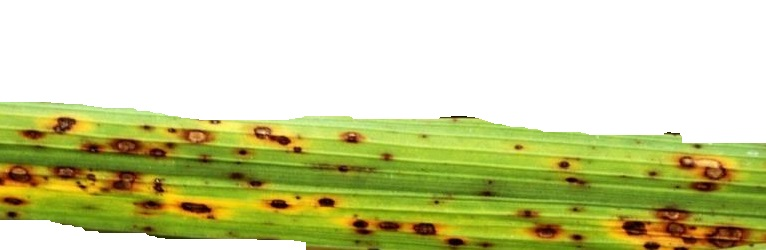
#> input picture RiceLeaf Diseases Classification/data/Brown_spot/DSC_0100.jpg, 766 x 250 px, found by its file name
$ jupyter execute dataPreparation.ipynb   (shell and % lines are left out)
#> lines starting #> are read from the running program, lines starting #| are printed output that depends on the picture
[cell 1]
import numpy as np
import matplotlib.pyplot as plt
from skimage import io

[cell 2]
# Load Image
image = io.imread(r".\data\Brown_spot\DSC_0100.jpg")
#> image is the input picture: shape (250, 766, 3); mean R, G, B 202.8, 207, 151.5
image.shape, image[0,0]
#> Out = ((250, 766, 3), [255, 255, 255])

[cell 3]
250* 766* 3
plt.imshow(image)

[cell 4]
# Gray image
from skimage import color
gray_image = color.rgb2gray(image)
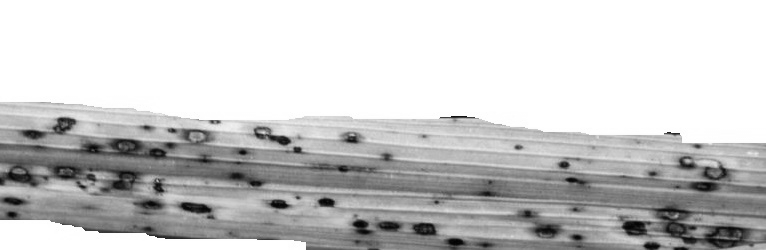
#> gray_image: shape (250, 766) float64; min 0.00917, max 1, mean 0.792
gray_image.shape, gray_image[0, 0]
#> Out = ((250, 766), 1)

[cell 5]
250 * 766
plt.imshow(gray_image, cmap='gray')

[cell 6]
# Resizing
from skimage import transform
resized_image = transform.resize(gray_image, (28,28))
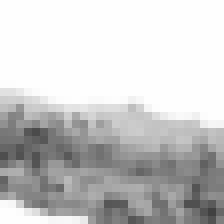
#> resized_image: shape (28, 28) float64 (shown 8 times larger); min 0.258, max 1, mean 0.792
resized_image.shape
#> Out = (28, 28)

[cell 7]
plt.imshow(resized_image, cmap='gray')

[cell 8]
resized_image.ravel().shape
#> Out = (784,)

[cell 9]
# Pipeline For Image to feature Vector
import os
labels = ['Bacterial_leaf_blight', 'Brown_spot', 'Leaf_smut']
images_Vector = []
for d in os.listdir('data'):
    for image in os.listdir(f'data\\{d}'):
        #Loading Image
        img = io.imread(f'data\\{d}\\{image}')
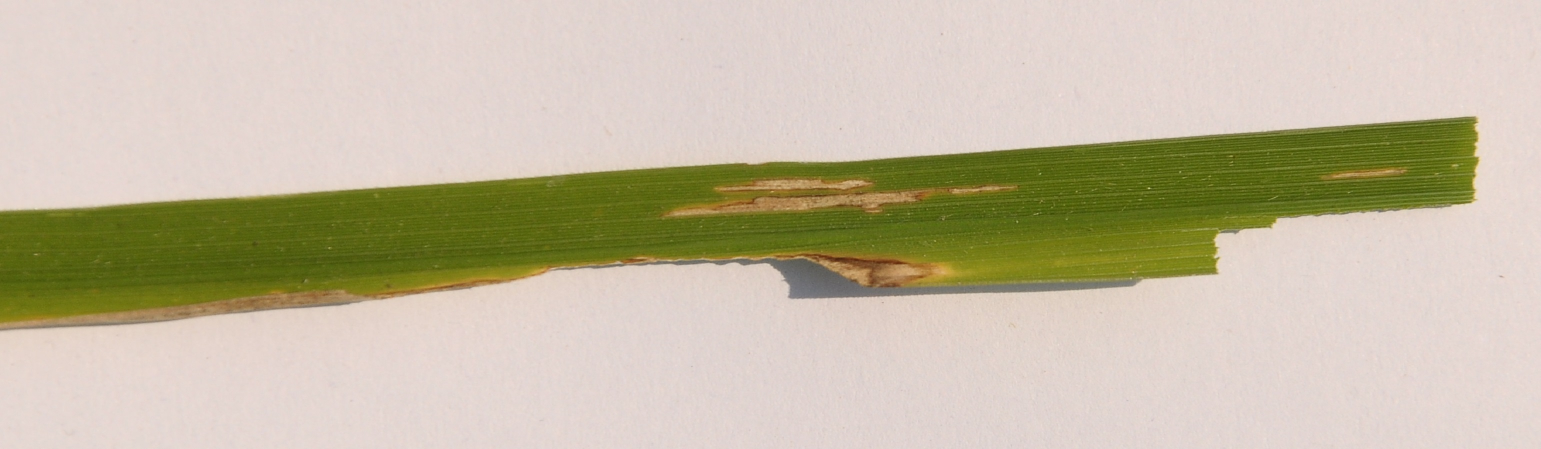
#> input picture RiceLeaf Diseases Classification/data/Bacterial_leaf_blight/DSC_0365.JPG, 3081 x 897 px, found by its file name (shown at 1/2 size)
#> img is the input picture: shape (897, 3081, 3); mean R, G, B 196.8, 187.4, 163.8
        # To Gray
        gray_img = color.rgb2gray(img)
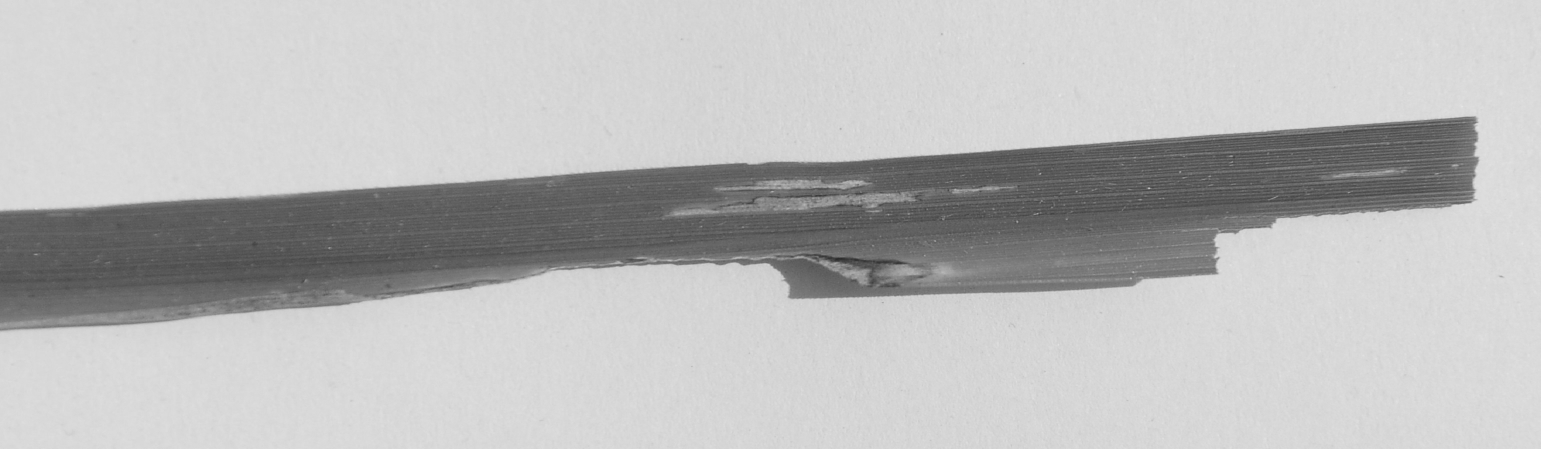
#> gray_img: shape (897, 3081) float64 (shown at 1/2 size); min 0.153, max 0.916, mean 0.736
        #Resizing
        resized_img = transform.resize(gray_img, (28,28))
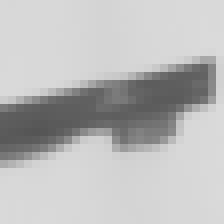
#> resized_img: shape (28, 28) float64 (shown 8 times larger); min 0.336, max 0.859, mean 0.736
        image_vector = resized_img.ravel()
#> image_vector = 784 values, max 0.859 at index 419, min 0.336 at index 452, mean 0.736
        # print(image_vector.shape, labels.index(d))
        images_Vector.append([image_vector, labels.index(d)])

[cell 10]
# Featur and target
images_vectors = np.array([image[0] for image in images_Vector])
Labels = np.array([image[1] for image in images_Vector])

[cell 11]
images_vectors[0], Labels[0]

[cell 12]
# Dividing Data into Training and Testing set
from sklearn.model_selection import train_test_split
np.random.seed(42)
train_images, test_images, train_labels, test_labels = train_test_split(
    images_vectors, Labels, test_size=0.25
)

[cell 13]
train_images.shape, train_labels.shape
#> Out = ((3, 784), (3,))

[cell 14]
# Modeling
from sklearn.linear_model import LogisticRegression

model = LogisticRegression(max_iter=1000)
model.fit(train_images, train_labels.ravel())

[cell 15]
# Prediction/Validation
ypred = model.predict(test_images)
ypred[0], test_labels[0]

[cell 16]
# Confusion Matrix
from sklearn.metrics import confusion_matrix, plot_confusion_matrix
confusion_matrix(ypred, test_labels)

[cell 17]
plot_confusion_matrix(model, test_images, test_labels.ravel())
#> (this line was passed over: sklearn is not available in this run)
